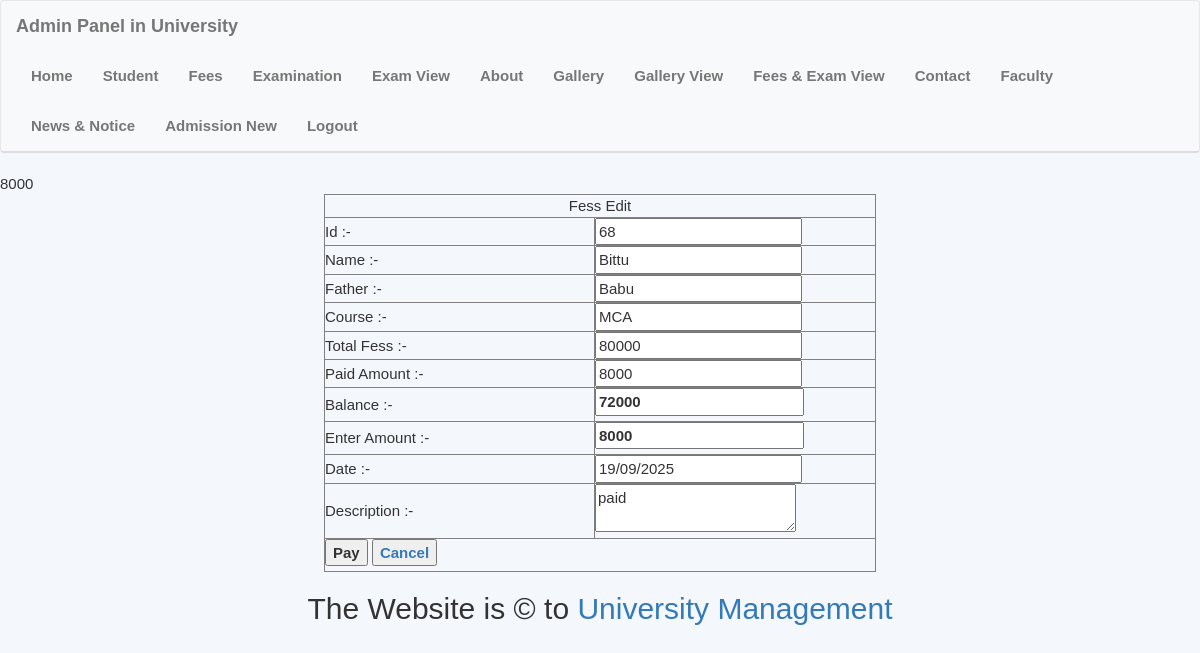
Screenshot of /_admin/payment_edit.php?st_id=68 (signed in) with the database file from the repository.
### tables this page shows
CREATE TABLE `student` (
  `st_id` int(11) NOT NULL,
  `st_name` varchar(200) NOT NULL,
  `st_fathername` varchar(200) NOT NULL,
  `st_gen` varchar(200) NOT NULL,
  `st_phone` varchar(200) NOT NULL,
  `st_course` varchar(200) NOT NULL,
  `st_city` varchar(200) NOT NULL,
  `st_state` varchar(200) NOT NULL,
  `st_country` varchar(200) NOT NULL,
  `st_pincode` varchar(200) NOT NULL,
  `st_email` varchar(200) NOT NULL,
  `st_dob` varchar(200) NOT NULL,
  `st_doj` varchar(200) NOT NULL,
  `st_image` varchar(200) NOT NULL,
  `st_address` varchar(200) NOT NULL,
  `st_qualification` varchar(200) NOT NULL,
  `st_address2` varchar(200) NOT NULL
);

CREATE TABLE `course` (
  `course_id` int(10) NOT NULL,
  `course_name` varchar(100) NOT NULL,
  `course_fess` varchar(10) NOT NULL
);

CREATE TABLE `fees` (
  `fs_id` int(11) NOT NULL,
  `st_id` int(11) NOT NULL,
  `name` varchar(255) NOT NULL,
  `father` varchar(255) NOT NULL,
  `course` varchar(255) NOT NULL,
  `total_fee` bigint(20) NOT NULL,
  `balance` bigint(20) NOT NULL,
  `amount` varchar(20) NOT NULL,
  `date` varchar(20) NOT NULL,
  `discription` varchar(255) NOT NULL
);

### _admin/includes/function.php (called while the page is built, shortened)
<?php include("db_connect.php"); ?>
<?php
function get_single_value($table, $col_id, $col_name, $sel)
{
    global $con;
    $sql = "select $col_name from $table where $col_id=$sel";
    $rs = mysqli_query($con, $sql) or die(mysqli_error($con));
    $data = mysqli_fetch_assoc($rs);
    return $data[$col_name];
}
function last_value($s){
    $temp = explode(",",$s);
    $last_value = $temp[count($temp)-1];
    return $last_value;
}
?>

### _admin/payment_edit.php (the view, shortened to what this page needs)
<?php
include_once("includes/header.php") ?>
<?php
if (isset($_REQUEST['st_id'])) {
    global $con;
    $id = $_REQUEST['st_id'];
    $sql = "select * FROM student join course on student.st_course = course.course_id WHERE st_id='$id'";
    $rs = mysqli_query($con, $sql);
    $data = mysqli_fetch_assoc($rs);
    $sql2 = "select * from fees where st_id='$id' order by fs_id desc limit 1";
    $rs2 = mysqli_query($con, $sql2);
    if (mysqli_num_rows($rs2) > 0) {
        $data2 = mysqli_fetch_assoc($rs2);
    }
    $paid_amt = last_value($data2['amount']);
}
?>
<div align="center">
    <form action="lib/fees.php" method="post" id="p1" name="p1">
        <table width="46%" height="370" border="1">
            <tr>
                <td colspan="2">
                    <div align="center">Fess Edit</div>
                </td>
            </tr>
            <tr>
                <td width="49%">
                    Id :- </td>
                <td width="51%"><input type="text" id="st_id" name="st_id" readonly value="<?= $data['st_id'] ?>" />
                </td>
            </tr>
            <tr>
                <td>Name :- </td>
                <td><input type="text" id="name" name="name" readonly value="<?= $data['st_name'] ?>" /></td>
            </tr>
            <tr>
                <td>Father :- </td>
                <td><input type="text" id="father" name="father" readonly value="<?= $data['st_fathername'] ?>" /></td>
            </tr>
            <tr>
                <td>Course :- </td>
                <td><input type="text" id="course" name="course" readonly
                        value="<?= get_single_value("course", "course_id", "course_name", $data['st_course']); ?>" />
                </td>
            </tr>
            <tr>
                <td>Total Fess :- </td>
                <td><input type="text" id="total_fees" name="total_fees" value="<?= $data['course_fess'] ?>" /></td>
            </tr>
            <tr>
                <td>Paid Amount :- </td>
                <td><input type="text" name="paid_amount" id="paid_amount" readonly
                        value="<?php if (isset($data2))
                            echo $data2['total_fee'] - ($data2['balance'] + $paid_amt);
                        else
                            echo 0; ?>">
                </td>
            </tr>
            <tr>
                <td>Balance :- </td>
                <td><label>
                        <input type="text" id="balance" name="balance"
                            value="<?php if (isset($data2))
                                echo $data2['balance']+$paid_amt;
                            else
                                echo $data['course_fess']; ?> "
                            readonly />
                    </label></td>
            </tr>
            <tr>
                <td>Enter Amount :- </td>
                <td><label>
                        <input type="text" id="amount" name="amount" oninput="setBalance();" maxlength="5"
                            oninput="validate_phone(this,event)" placeholder="0" required value="<?=$paid_amt?>"/>
                    </label></td>
            </tr>
            <tr>
                <td>Date :- </td>
                <td>
                    <input type="text" id="date" name="date" readonly value="<?= date("d/m/Y"); ?>"></label>
                </td>
            </tr>
            <tr>
                <td>Description :- </td>
                <td>
                    <textarea name="description" id="description"  required><?= last_value($data2['discription']); ?></textarea>
                </td>
            </tr>
            <tr>
                <td colspan="2"><label>
                        <div align="center">
                            <input type="submit" name="Submit" value="Pay" />
                            <a href="student_fees.php">
                                <input type="submit" name="Submit2" value="Cancel" />
                            </a>
                        </div>
                    </label></td>
            </tr>
        </table>
    </form>
</div>
<?php include_once('includes/footer.php') ?>

### _admin/includes/header.php (style rules this page uses)
body { background-color: #f4f7fc; font-family: 'Arial', sans-serif; font-size: 15px; margin: 0; padding: 0; }

### rows the page displays
student: st_id "68", name "Bittu", father "Babu", course "MCA", total_fees "80000"
fees: paid_amount "8000", balance "72000", amount "8000", description "paid"
